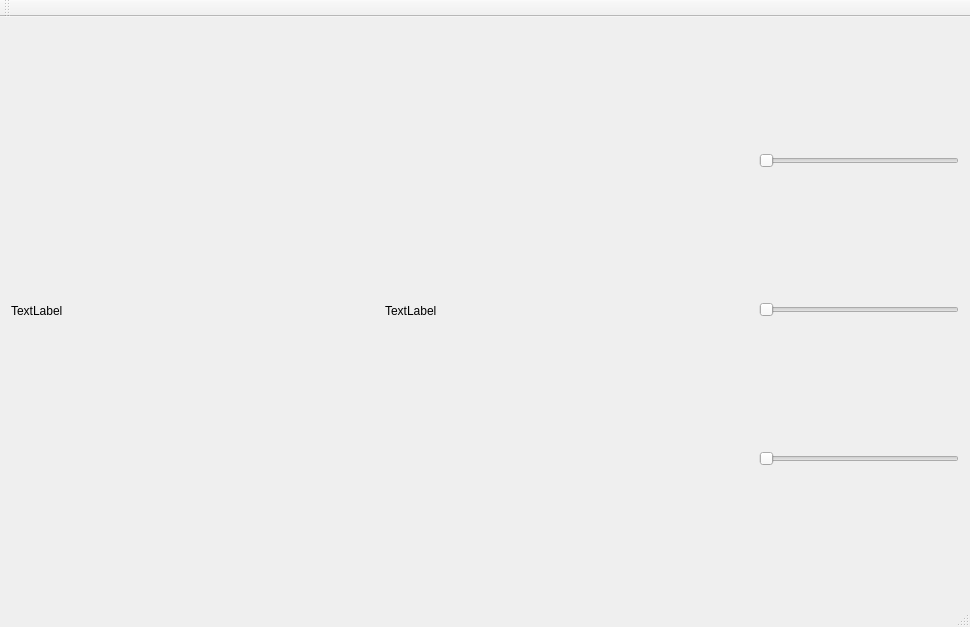
<?xml version="1.0" encoding="UTF-8"?>
<ui version="4.0">
 <class>MainWindow</class>
 <widget class="QMainWindow" name="MainWindow">
  <property name="geometry">
   <rect>
    <x>0</x>
    <y>0</y>
    <width>970</width>
    <height>627</height>
   </rect>
  </property>
  <property name="windowTitle">
   <string>MainWindow</string>
  </property>
  <widget class="QWidget" name="centralWidget">
   <layout class="QHBoxLayout" name="horizontalLayout_2">
    <item>
     <layout class="QHBoxLayout" name="horizontalLayout">
      <item>
       <widget class="QLabel" name="label">
        <property name="text">
         <string>TextLabel</string>
        </property>
       </widget>
      </item>
      <item>
       <widget class="QLabel" name="label_2">
        <property name="text">
         <string>TextLabel</string>
        </property>
       </widget>
      </item>
     </layout>
    </item>
    <item>
     <layout class="QVBoxLayout" name="verticalLayout">
      <item>
       <widget class="QSlider" name="horizontalSlider">
        <property name="sizePolicy">
         <sizepolicy hsizetype="Minimum" vsizetype="Fixed">
          <horstretch>0</horstretch>
          <verstretch>0</verstretch>
         </sizepolicy>
        </property>
        <property name="minimumSize">
         <size>
          <width>200</width>
          <height>10</height>
         </size>
        </property>
        <property name="maximumSize">
         <size>
          <width>200</width>
          <height>20</height>
         </size>
        </property>
        <property name="maximum">
         <number>50</number>
        </property>
        <property name="orientation">
         <enum>Qt::Horizontal</enum>
        </property>
       </widget>
      </item>
      <item>
       <widget class="QSlider" name="horizontalSlider_2">
        <property name="sizePolicy">
         <sizepolicy hsizetype="Minimum" vsizetype="Fixed">
          <horstretch>0</horstretch>
          <verstretch>0</verstretch>
         </sizepolicy>
        </property>
        <property name="minimumSize">
         <size>
          <width>200</width>
          <height>10</height>
         </size>
        </property>
        <property name="maximumSize">
         <size>
          <width>200</width>
          <height>20</height>
         </size>
        </property>
        <property name="orientation">
         <enum>Qt::Horizontal</enum>
        </property>
       </widget>
      </item>
      <item>
       <widget class="QSlider" name="horizontalSlider_3">
        <property name="sizePolicy">
         <sizepolicy hsizetype="Minimum" vsizetype="Fixed">
          <horstretch>0</horstretch>
          <verstretch>0</verstretch>
         </sizepolicy>
        </property>
        <property name="minimumSize">
         <size>
          <width>200</width>
          <height>10</height>
         </size>
        </property>
        <property name="maximumSize">
         <size>
          <width>200</width>
          <height>20</height>
         </size>
        </property>
        <property name="orientation">
         <enum>Qt::Horizontal</enum>
        </property>
       </widget>
      </item>
     </layout>
    </item>
   </layout>
  </widget>
  <widget class="QMenuBar" name="menuBar">
   <property name="geometry">
    <rect>
     <x>0</x>
     <y>0</y>
     <width>970</width>
     <height>25</height>
    </rect>
   </property>
  </widget>
  <widget class="QToolBar" name="mainToolBar">
   <attribute name="toolBarArea">
    <enum>TopToolBarArea</enum>
   </attribute>
   <attribute name="toolBarBreak">
    <bool>false</bool>
   </attribute>
  </widget>
  <widget class="QStatusBar" name="statusBar"/>
 </widget>
 <layoutdefault spacing="6" margin="11"/>
 <resources/>
 <connections/>
</ui>
